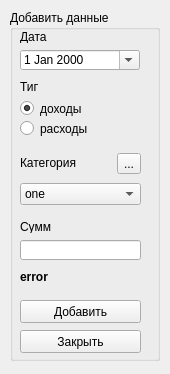
<?xml version="1.0" encoding="UTF-8"?>
<ui version="4.0">
 <class>Form</class>
 <widget class="QWidget" name="Form">
  <property name="geometry">
   <rect>
    <x>0</x>
    <y>0</y>
    <width>170</width>
    <height>374</height>
   </rect>
  </property>
  <property name="windowTitle">
   <string>Form</string>
  </property>
  <widget class="QGroupBox" name="groupBox">
   <property name="geometry">
    <rect>
     <x>10</x>
     <y>10</y>
     <width>150</width>
     <height>351</height>
    </rect>
   </property>
   <property name="minimumSize">
    <size>
     <width>150</width>
     <height>0</height>
    </size>
   </property>
   <property name="maximumSize">
    <size>
     <width>150</width>
     <height>16777215</height>
    </size>
   </property>
   <property name="title">
    <string>Добавить данные</string>
   </property>
   <widget class="QLabel" name="dateLabel">
    <property name="geometry">
     <rect>
      <x>10</x>
      <y>20</y>
      <width>120</width>
      <height>13</height>
     </rect>
    </property>
    <property name="sizePolicy">
     <sizepolicy hsizetype="Minimum" vsizetype="Fixed">
      <horstretch>0</horstretch>
      <verstretch>0</verstretch>
     </sizepolicy>
    </property>
    <property name="minimumSize">
     <size>
      <width>120</width>
      <height>0</height>
     </size>
    </property>
    <property name="maximumSize">
     <size>
      <width>120</width>
      <height>16777215</height>
     </size>
    </property>
    <property name="text">
     <string>Дата</string>
    </property>
   </widget>
   <widget class="QDateEdit" name="dateEditField">
    <property name="geometry">
     <rect>
      <x>10</x>
      <y>40</y>
      <width>120</width>
      <height>20</height>
     </rect>
    </property>
    <property name="sizePolicy">
     <sizepolicy hsizetype="Fixed" vsizetype="Fixed">
      <horstretch>0</horstretch>
      <verstretch>0</verstretch>
     </sizepolicy>
    </property>
    <property name="maximumSize">
     <size>
      <width>120</width>
      <height>16777215</height>
     </size>
    </property>
    <property name="calendarPopup">
     <bool>true</bool>
    </property>
   </widget>
   <widget class="QLabel" name="typeLabel">
    <property name="geometry">
     <rect>
      <x>10</x>
      <y>70</y>
      <width>18</width>
      <height>13</height>
     </rect>
    </property>
    <property name="sizePolicy">
     <sizepolicy hsizetype="Fixed" vsizetype="Fixed">
      <horstretch>0</horstretch>
      <verstretch>0</verstretch>
     </sizepolicy>
    </property>
    <property name="text">
     <string>Тип</string>
    </property>
   </widget>
   <widget class="QRadioButton" name="incomesRadioButton">
    <property name="geometry">
     <rect>
      <x>10</x>
      <y>90</y>
      <width>63</width>
      <height>17</height>
     </rect>
    </property>
    <property name="sizePolicy">
     <sizepolicy hsizetype="Fixed" vsizetype="Fixed">
      <horstretch>0</horstretch>
      <verstretch>0</verstretch>
     </sizepolicy>
    </property>
    <property name="text">
     <string>доходы</string>
    </property>
    <property name="checked">
     <bool>true</bool>
    </property>
   </widget>
   <widget class="QRadioButton" name="expensesRadioButton">
    <property name="geometry">
     <rect>
      <x>10</x>
      <y>110</y>
      <width>67</width>
      <height>17</height>
     </rect>
    </property>
    <property name="sizePolicy">
     <sizepolicy hsizetype="Fixed" vsizetype="Fixed">
      <horstretch>0</horstretch>
      <verstretch>0</verstretch>
     </sizepolicy>
    </property>
    <property name="text">
     <string>расходы</string>
    </property>
   </widget>
   <widget class="QLabel" name="sumLabel">
    <property name="geometry">
     <rect>
      <x>10</x>
      <y>210</y>
      <width>31</width>
      <height>13</height>
     </rect>
    </property>
    <property name="sizePolicy">
     <sizepolicy hsizetype="Fixed" vsizetype="Fixed">
      <horstretch>0</horstretch>
      <verstretch>0</verstretch>
     </sizepolicy>
    </property>
    <property name="text">
     <string>Сумма</string>
    </property>
   </widget>
   <widget class="QLineEdit" name="sumEditField">
    <property name="geometry">
     <rect>
      <x>10</x>
      <y>230</y>
      <width>121</width>
      <height>20</height>
     </rect>
    </property>
    <property name="sizePolicy">
     <sizepolicy hsizetype="Fixed" vsizetype="Fixed">
      <horstretch>0</horstretch>
      <verstretch>0</verstretch>
     </sizepolicy>
    </property>
   </widget>
   <widget class="QWidget" name="layoutWidget">
    <property name="geometry">
     <rect>
      <x>10</x>
      <y>140</y>
      <width>121</width>
      <height>58</height>
     </rect>
    </property>
    <layout class="QVBoxLayout" name="verticalLayout">
     <item>
      <layout class="QHBoxLayout" name="horizontalLayout">
       <item>
        <widget class="QLabel" name="categoryLabel">
         <property name="sizePolicy">
          <sizepolicy hsizetype="Minimum" vsizetype="Fixed">
           <horstretch>0</horstretch>
           <verstretch>0</verstretch>
          </sizepolicy>
         </property>
         <property name="text">
          <string>Категория</string>
         </property>
        </widget>
       </item>
       <item>
        <widget class="QToolButton" name="categoryToolButton">
         <property name="text">
          <string>...</string>
         </property>
        </widget>
       </item>
      </layout>
     </item>
     <item>
      <widget class="QComboBox" name="categoryComboBox">
       <property name="sizePolicy">
        <sizepolicy hsizetype="Fixed" vsizetype="Fixed">
         <horstretch>0</horstretch>
         <verstretch>0</verstretch>
        </sizepolicy>
       </property>
       <property name="maximumSize">
        <size>
         <width>150</width>
         <height>16777215</height>
        </size>
       </property>
       <item>
        <property name="text">
         <string>one</string>
        </property>
       </item>
       <item>
        <property name="text">
         <string>two</string>
        </property>
       </item>
       <item>
        <property name="text">
         <string>three</string>
        </property>
       </item>
      </widget>
     </item>
    </layout>
   </widget>
   <widget class="QPushButton" name="addButton">
    <property name="geometry">
     <rect>
      <x>10</x>
      <y>290</y>
      <width>121</width>
      <height>23</height>
     </rect>
    </property>
    <property name="text">
     <string>Добавить</string>
    </property>
   </widget>
   <widget class="QLabel" name="errorLabel">
    <property name="enabled">
     <bool>true</bool>
    </property>
    <property name="geometry">
     <rect>
      <x>10</x>
      <y>260</y>
      <width>47</width>
      <height>13</height>
     </rect>
    </property>
    <property name="font">
     <font>
      <weight>75</weight>
      <bold>true</bold>
     </font>
    </property>
    <property name="text">
     <string>error</string>
    </property>
   </widget>
   <widget class="QPushButton" name="pushButton">
    <property name="geometry">
     <rect>
      <x>10</x>
      <y>320</y>
      <width>121</width>
      <height>23</height>
     </rect>
    </property>
    <property name="text">
     <string>Закрыть</string>
    </property>
   </widget>
  </widget>
 </widget>
 <resources/>
 <connections/>
</ui>
